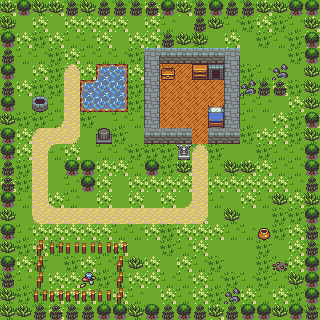

Rendered tile map (Tiled .tmx) drawn with the repository's tilesets; below, a short description and the map source with its tile grids summarised:
An orthogonal 20x20 tile map with 16x16 px tiles, 4 tile layers (underwater, ground, road, tile), 1 hidden layer not drawn, 2 tilesets and 3 objects (2x mob, door).

<map version="1.0" orientation="orthogonal" renderorder="right-down" width="20" height="20" tilewidth="16" tileheight="16" nextobjectid="67">
 <tileset firstgid="1" name="basic tileset" tilewidth="16" tileheight="16" tilecount="192" columns="16">
  <image source="../gra/basictiles.png" width="256" height="192" />
  <terraintypes>
   <terrain name="grass" tile="-1" />
   <terrain name="forest" tile="-1" />
  </terraintypes>
  <tile id="0">
   <objectgroup draworder="index" />
  </tile>
  <tile id="24" terrain="1,1,1,1" />
  <tile id="25" terrain="1,1,1,1" />
  <tile id="30" terrain="0,0,0,0" />
  <tile id="31" terrain="0,0,0,0" />
  <tile id="40" terrain="1,1,1,1" />
  <tile id="46" terrain="0,0,0,0" />
  <tile id="47" terrain="0,0,0,0" />
 </tileset>
 <tileset firstgid="193" name="collisions tileset" tilewidth="16" tileheight="16" tilecount="16" columns="4">
  <image source="../gra/collisions.png" width="64" height="64" />
  <tile id="0">
   <properties>
    <property name="collidable" type="bool" value="true" />
   </properties>
  </tile>
  <tile id="1">
   <properties>
    <property name="collidable" type="bool" value="false" />
   </properties>
  </tile>
 </tileset>
 <layer name="underwater" width="20" height="20">
  <data>[400 cells, 8 non-empty, 1 distinct tile ids]</data>
 </layer>
 <layer name="ground" width="20" height="20">
  <data>[400 cells, 400 non-empty, 6 distinct tile ids]</data>
 </layer>
 <layer name="road" width="20" height="20">
  <data>[400 cells, 30 non-empty, 8 distinct tile ids]</data>
 </layer>
 <layer name="tile" width="20" height="20">
  <data>[400 cells, 150 non-empty, 27 distinct tile ids]</data>
 </layer>
 <layer name="collision" width="20" height="20" visible="0" opacity="0.77">
  <data>[400 cells, 150 non-empty, 1 distinct tile ids]</data>
 </layer>
 <objectgroup name="interactive">
  <object id="64" name="door" type="door" x="192" y="128" width="16" height="16">
   <properties>
    <property name="open" type="bool" value="false" />
   </properties>
  </object>
 </objectgroup>
 <objectgroup name="mob">
  <object id="61" name="player" type="mob" x="192" y="224" width="16" height="16">
   <properties>
    <property name="imgx" type="int" value="2" />
    <property name="imgy" type="int" value="1" />
   </properties>
  </object>
  <object id="65" name="monster1" type="mob" x="112" y="160" width="16" height="16">
   <properties>
    <property name="imgx" type="int" value="4" />
    <property name="imgy" type="int" value="1" />
   </properties>
  </object>
 </objectgroup>
</map>